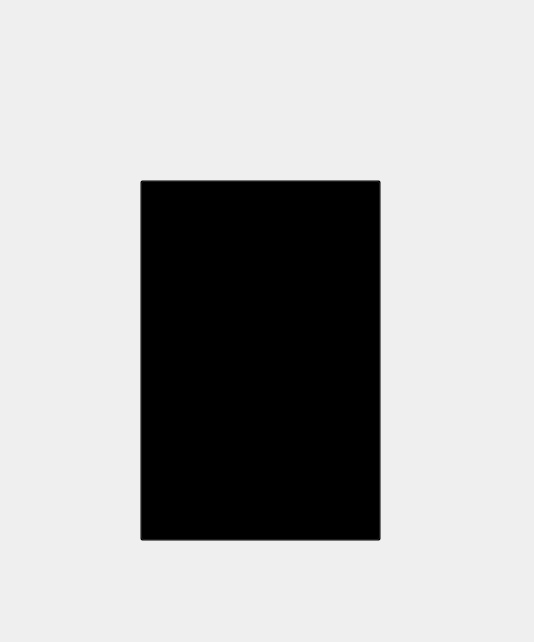
<?xml version="1.0" encoding="UTF-8"?>
<ui version="4.0">
 <class>MainWindow</class>
 <widget class="QMainWindow" name="MainWindow">
  <property name="geometry">
   <rect>
    <x>0</x>
    <y>0</y>
    <width>534</width>
    <height>642</height>
   </rect>
  </property>
  <property name="windowTitle">
   <string>MainWindow</string>
  </property>
  <widget class="QWidget" name="centralwidget">
   <widget class="QLabel" name="label">
    <property name="geometry">
     <rect>
      <x>-210</x>
      <y>-20</y>
      <width>961</width>
      <height>671</height>
     </rect>
    </property>
    <property name="text">
     <string/>
    </property>
    <property name="pixmap">
     <pixmap resource="../telasa.qrc">:/telas/17 lampada.jpg</pixmap>
    </property>
    <property name="scaledContents">
     <bool>true</bool>
    </property>
   </widget>
   <widget class="QPushButton" name="pushButton">
    <property name="geometry">
     <rect>
      <x>140</x>
      <y>180</y>
      <width>241</width>
      <height>361</height>
     </rect>
    </property>
    <property name="styleSheet">
     <string notr="true">background-color: rgba(0,0,0,0);</string>
    </property>
    <property name="text">
     <string/>
    </property>
   </widget>
  </widget>
 </widget>
 <resources>
  <include location="../telasa.qrc"/>
 </resources>
 <connections/>
</ui>
